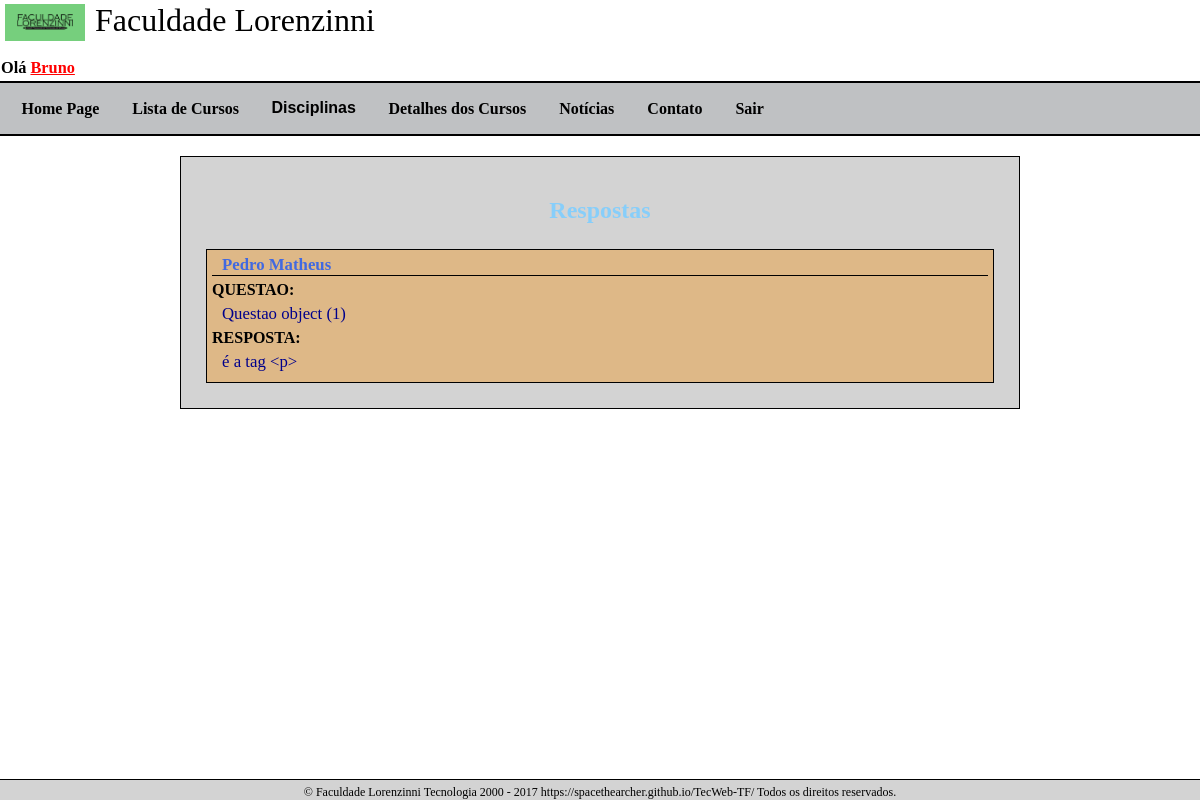
Page /Professor/Respostas (signed in) on the committed database.
### core/models.py (models this page shows, shortened)
class Usuario(AbstractBaseUser):
    ra = models.IntegerField("RA",unique=True)
    password = models.CharField("Senha", max_length=200)
    nome = models.CharField("Nome", max_length=100)
    email = models.EmailField("E-Mail", max_length=50)
    perfil = models.CharField("Perfil", max_length=1, default="A")
    ativo = models.BooleanField("Ativo", default=True)
    USERNAME_FIELD = 'ra'
    REQUIRED_FIELDS = ['nome','email']
    objects = UsuarioManager()
    def __str__(self):
        return self.nome

class Resposta(models.Model):
    id_questao = models.ForeignKey(Questao, models.DO_NOTHING, db_column='ID_Questao')  # Field name made lowercase.
    id_aluno = models.ForeignKey(Aluno, models.DO_NOTHING, db_column='ID_Aluno')  # Field name made lowercase.
    data_avaliacao = models.DateTimeField(db_column='Data_Avaliacao', max_length=10)  # Field name made lowercase.
    nota = models.DecimalField(db_column='Nota', max_digits=4, decimal_places=2, null=True)  # Field name made lowercase.
    avaliacao = models.TextField(db_column='Avaliacao', null=True)  # Field name made lowercase. This field type is a guess.
    descricao = models.TextField(db_column='Descricao')  # Field name made lowercase. This field type is a guess.
    data_de_envio = models.DateTimeField(db_column='Data_de_Envio', max_length=10)  # Field name made lowercase.
    class Meta:
        db_table = 'Resposta'
        unique_together = (('id_questao', 'id_aluno'),)

class Questao(models.Model):
    id_turma = models.ForeignKey('Turma', models.DO_NOTHING, db_column='ID_Turma')  # Field name made lowercase.
    numero = models.IntegerField(db_column='Numero')  # Field name made lowercase.
    data_limite_entrega = models.DateField(db_column='Data_Limite_Entrega', max_length=10)  # Field name made lowercase.
    descricao = models.TextField(db_column='Descricao')  # Field name made lowercase. This field type is a guess.
    data = models.DateTimeField(db_column='Data', max_length=10)  # Field name made lowercase.
    class Meta:
        db_table = 'Questao'
        unique_together = (('id_turma', 'numero'),)

### core/views.py (the view)
# urls.py: url(r'^Professor/Respostas', page_respostas_recebidas)
@login_required(login_url="/Login")
@user_passes_test(checa_professor)
def page_respostas_recebidas(request):
    respostas = Resposta.objects.all()
    contexto = {
        "respostas":respostas,
    }
    return render(request, "RespostasRecebidas.html", contexto)

### core/views.py (called while the page is built)
def checa_professor(usuario):
    return usuario.perfil == "P" or usuario.perfil == "C"

### core/templates/RespostasRecebidas.html (shortened to what this page needs)
{% extends 'base.html' %}
{% block scripts %}
    <link rel="stylesheet" type="text/css" href="/static/css/site.css">
    <link rel="stylesheet" type="text/css" href="/static/css/MensagensProfessor.css">
{% endblock %}
{% block conteudo %}
    <div class="mensagembox">
        <h1> Respostas </h1>
        <div class="display">
        {% for resposta in respostas %}
                <div class="mensagem">
                 <div class="aluno"> {{ resposta.id_aluno }} </div>
                 <div class="textoCall">QUESTAO:</div> <div class="assunto"> {{resposta.id_questao}} </div>
                 <div class="textoCall">RESPOSTA:</div> <div class="texto"> {{resposta.descricao}} </div>
                </div>
        {% endfor %}
        </div>
    </div>
{% endblock %}

### core/templates/base.html (shortened to what this page needs)
<!DOCTYPE html>
<html>
  <head>
	{% load static %}
    {% block scripts %}{% endblock %}
  </head>
  <body>
    <header class="header">
        <img class="header" src="/static/images/Logo_01.jpg" alt='Faculdade Lorenzinni Tecnologia, a melhor do Brasil !' width='100px'/><p class="headtitle">Faculdade Lorenzinni</p>
        <br/>
        {% if user.is_authenticated %}
            <div class="hello">Olá <a class="userlink" href=
                {% if user.perfil == 'P' %}
                    "/PerfilProfessor"
                {% elif user.perfil == 'A' %}
                    "/PerfilAluno"
                {% elif user.perfil == 'C' %}
                    "/PerfilCoordenador"
                {% endif %}
            >{{ user }}</a></div>
        {% endif %}
        <ul class="navigation">
        <li class="bloco"><a href="/home">Home Page</a></li>
        <li class="bloco"><a href="/Lista_Cursos">Lista de Cursos</a></li>
        <li class="bloco noanchor">Disciplinas
        </li>
        <li class="bloco"><a href="/Detalhes/Cursos">Detalhes dos Cursos</a></li>
        <li class="bloco"><a href ="/Noticias">Notícias</a></li>
        <li class="bloco"><a href="/Contato">Contato</a></li>
        {% if user.is_authenticated %}
        <li class="bloco"><a href="{% url 'logout' %}">Sair</a></li>
        {% else %}
        <li class="bloco"><a href="{% url 'login' %}">Login</a></li>
        {% endif %}
        </ul>
    </header>
    <section>
        {% block conteudo %}
        {% endblock %}
    </section>
    <footer>© Faculdade Lorenzinni Tecnologia 2000 - 2017 https://spacethearcher.github.io/TecWeb-TF/ Todos os direitos reservados.</footer>
  </body>
</html>

### core/static/css/site.css (style rules this page uses)
* { box-sizing: border-box; }
.userlink { color: darkblue; }
.headtitle { font-size: 200%; margin : 0px; padding: 0px; }
.hello { font-size: 102%; padding: 1px; font-weight: 600; }
header { padding-top: 2px ; padding-left: 0px ; padding-bottom: 0px ; margin-top: 0px ; margin-left: 0px ; border-bottom: 2px solid black; background-color: white; margin-bottom: 10px; }
.header img { margin:2px; margin-bottom: 0px; border: 0px; }
footer { position: fixed; bottom: 0; left: 0; right: 0; text-align: center; padding-top: 5px; border-top: 1px; border-top-color: black; border-top-style: solid; border-top-width: 1px; background-color: lightgray ; font-size: 75% ; margin-top: 15px ; }
body { margin: auto 0px 50px ; background-color: white; font-family: Calibri; }
img { width: 100%; height: auto; }
.header img { margin-left: 5px; margin-right: 10px; float: left; width: 80px; background: #555; }
a { font-weight: 700; }
a:link { color: red; font-weight: bold; }
.navigation { border-top: 2px solid black; padding-left: 5px; margin-left: 0px; margin-top: 2px; padding-top: 0px; padding-bottom: 0px; margin-bottom: 0px; display: flex; flex-flow: row nowrap; justify-content: flex-start; list-style-type: none; background-color: #bfc1c3; }
.navigation a { color: black; font-weight: 600; }
.noanchor { font-weight: 600; text-decoration: none; display:block; font-family: sans-serif; font-weight: 550; padding: 1em; color: black; }
.bloco a { text-decoration: none; display: block; padding: 16.5px; }

### core/static/css/MensagensProfessor.css (style rules this page uses)
h1 { color : lightskyblue; text-align: center; }
.mensagembox { margin: 20px auto; padding: 20px; width: 70%; background-color: lightgray; border: 1px solid black; display: flex; flex-flow: column wrap; justify-content: space-evenly; }
.mensagem { background-color: burlywood; border: 1px solid black; padding: 5px; margin: 5px; }
.aluno { border-bottom: 1px solid black; color: royalblue; font-size: 105%; font-weight: 600; padding-left: 10px; margin-bottom: 5px; }
.assunto { font-size: 105%; margin-bottom: 5px; color: darkblue; padding-left: 10px; }
.textoCall { font-weight: 600; color: black; margin-bottom: 5px; }
.texto { color: darkblue; font-size: 105%; margin-bottom: 5px; padding-left: 10px; }

### rows in the picture
Usuario: nome "Bruno"
Resposta: id_aluno "Pedro Matheus", id_questao "Questao object (1)", descricao "é a tag <p>"
